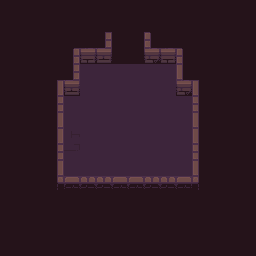

The image is a tile-based game level rendered from a .tmx file. Its description and complete source (layers, tilesets, objects, tile grids) follow:
An orthogonal 16x16 tile map with 16x16 px tiles, 2 tile layers (Rear Decor, Overhead Decor), 1 hidden layer not drawn.

<map version="1.2" tiledversion="1.3.1" orientation="orthogonal" renderorder="right-down" compressionlevel="0" width="16" height="16" tilewidth="16" tileheight="16" infinite="0" nextlayerid="4" nextobjectid="1">
 <editorsettings>
  <export target="test2.json" format="json" />
 </editorsettings>
 <tileset firstgid="1" name="test" tilewidth="16" tileheight="16" tilecount="100" columns="10">
  <image source="../tileimages/test.png" width="160" height="160" />
  <tile id="0">
   <properties>
    <property name="type" type="int" value="1" />
   </properties>
  </tile>
  <tile id="1">
   <properties>
    <property name="type" type="int" value="0" />
   </properties>
  </tile>
  <tile id="2">
   <properties>
    <property name="type" type="int" value="0" />
   </properties>
  </tile>
  <tile id="3">
   <properties>
    <property name="type" type="int" value="0" />
   </properties>
  </tile>
  <tile id="4">
   <properties>
    <property name="type" type="int" value="0" />
   </properties>
  </tile>
  <tile id="5">
   <properties>
    <property name="type" type="int" value="1" />
   </properties>
  </tile>
  <tile id="10">
   <properties>
    <property name="type" type="int" value="1" />
   </properties>
  </tile>
  <tile id="15">
   <properties>
    <property name="type" type="int" value="1" />
   </properties>
  </tile>
  <tile id="20">
   <properties>
    <property name="type" type="int" value="1" />
   </properties>
  </tile>
  <tile id="25">
   <properties>
    <property name="type" type="int" value="1" />
   </properties>
  </tile>
  <tile id="30">
   <properties>
    <property name="type" type="int" value="1" />
   </properties>
  </tile>
  <tile id="35">
   <properties>
    <property name="type" type="int" value="1" />
   </properties>
  </tile>
  <tile id="40">
   <properties>
    <property name="type" type="int" value="1" />
   </properties>
  </tile>
  <tile id="41">
   <properties>
    <property name="type" type="int" value="1" />
   </properties>
  </tile>
  <tile id="42">
   <properties>
    <property name="type" type="int" value="1" />
   </properties>
  </tile>
  <tile id="43">
   <properties>
    <property name="type" type="int" value="1" />
   </properties>
  </tile>
  <tile id="44">
   <properties>
    <property name="type" type="int" value="1" />
   </properties>
  </tile>
  <tile id="45">
   <properties>
    <property name="type" type="int" value="1" />
   </properties>
  </tile>
 </tileset>
 <layer id="1" name="Rear Decor" width="16" height="16">
  <data encoding="csv">
79,79,79,79,79,79,79,79,79,79,79,79,79,79,79,79,
79,79,79,79,79,79,79,79,79,79,79,79,79,79,79,79,
79,79,79,79,79,79,21,79,79,6,79,79,79,79,79,79,
79,79,79,79,1,2,3,79,79,4,5,6,79,79,79,79,
79,79,79,79,21,80,80,80,80,80,80,16,79,79,79,79,
79,79,79,11,3,80,80,80,80,80,80,4,16,79,79,79,
79,79,79,21,80,80,80,80,80,80,80,80,26,79,79,79,
79,79,79,31,80,80,80,80,80,80,80,80,36,79,79,79,
79,79,79,11,79,80,80,80,80,80,80,80,16,79,79,79,
79,79,79,21,79,80,80,80,80,80,80,80,26,79,79,79,
79,79,79,31,80,80,80,80,80,80,80,80,36,79,79,79,
79,79,79,41,42,43,44,45,42,43,44,45,46,79,79,79,
79,79,79,79,79,79,79,79,79,79,79,79,79,79,79,79,
79,79,79,79,79,79,79,79,79,79,79,79,79,79,79,79,
79,79,79,79,79,79,79,79,79,79,79,79,79,79,79,79,
79,79,79,79,79,79,79,79,79,79,79,79,79,79,79,79
</data>
 </layer>
 <layer id="3" name="Overhead Decor" width="16" height="16">
  <data encoding="csv">
0,0,0,0,0,0,0,0,0,0,0,0,0,0,0,0,
0,0,0,0,0,0,0,0,0,0,0,0,0,0,0,0,
0,0,0,0,0,0,0,0,0,0,0,0,0,0,0,0,
0,0,0,0,0,0,0,0,0,0,0,0,0,0,0,0,
0,0,0,0,0,0,0,0,0,0,0,0,0,0,0,0,
0,0,0,0,0,0,0,0,0,0,0,0,0,0,0,0,
0,0,0,0,0,0,0,0,0,0,0,0,0,0,0,0,
0,0,0,0,0,0,0,0,0,0,0,0,0,0,0,0,
0,0,0,0,18,0,0,0,0,0,0,0,0,0,0,0,
0,0,0,0,28,0,0,0,0,0,0,0,0,0,0,0,
0,0,0,0,0,0,0,0,0,0,0,0,0,0,0,0,
0,0,0,0,0,0,0,0,0,0,0,0,0,0,0,0,
0,0,0,0,0,0,0,0,0,0,0,0,0,0,0,0,
0,0,0,0,0,0,0,0,0,0,0,0,0,0,0,0,
0,0,0,0,0,0,0,0,0,0,0,0,0,0,0,0,
0,0,0,0,0,0,0,0,0,0,0,0,0,0,0,0
</data>
 </layer>
 <layer id="2" name="Collision" width="16" height="16" visible="0">
  <data encoding="csv">
0,0,0,0,0,0,0,0,0,0,0,0,0,0,0,0,
0,0,0,0,0,0,0,0,0,0,0,0,0,0,0,0,
0,0,0,0,0,0,70,70,70,70,0,0,0,0,0,0,
0,0,0,0,70,70,70,0,0,70,70,70,0,0,0,0,
0,0,0,0,70,0,0,0,0,0,0,70,0,0,0,0,
0,0,0,70,70,0,0,0,0,0,0,70,70,0,0,0,
0,0,0,70,0,0,0,0,0,0,0,0,70,0,0,0,
0,0,0,70,0,0,0,0,0,0,0,0,70,0,0,0,
0,0,0,70,0,0,0,0,0,0,0,0,70,0,0,0,
0,0,0,70,0,0,0,0,0,0,0,0,70,0,0,0,
0,0,0,70,0,0,0,0,0,0,0,0,70,0,0,0,
0,0,0,70,70,70,70,70,70,70,70,70,70,0,0,0,
0,0,0,0,0,0,0,0,0,0,0,0,0,0,0,0,
0,0,0,0,0,0,0,0,0,0,0,0,0,0,0,0,
0,0,0,0,0,0,0,0,0,0,0,0,0,0,0,0,
0,0,0,0,0,0,0,0,0,0,0,0,0,0,0,0
</data>
 </layer>
</map>
